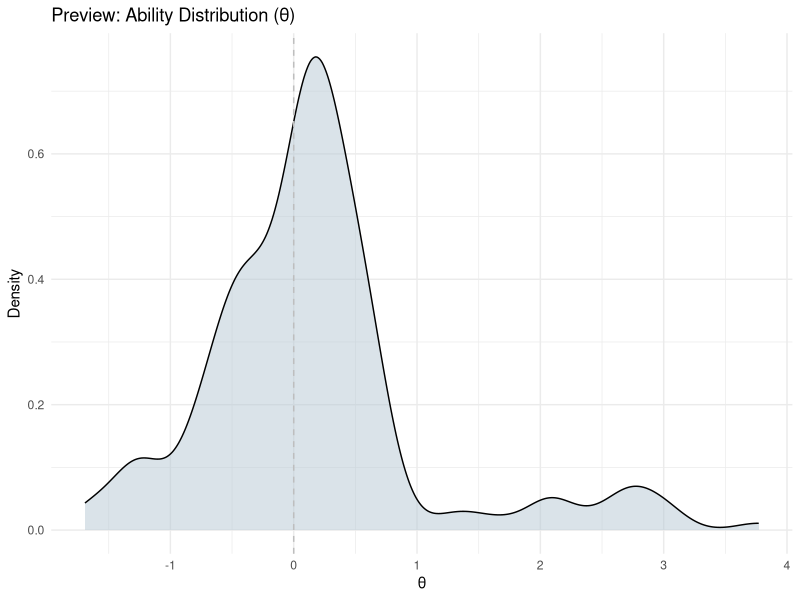
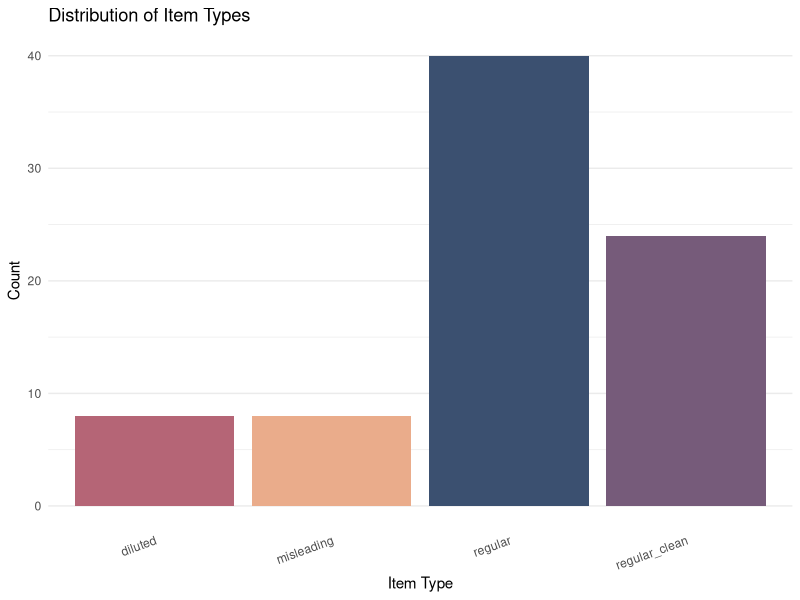
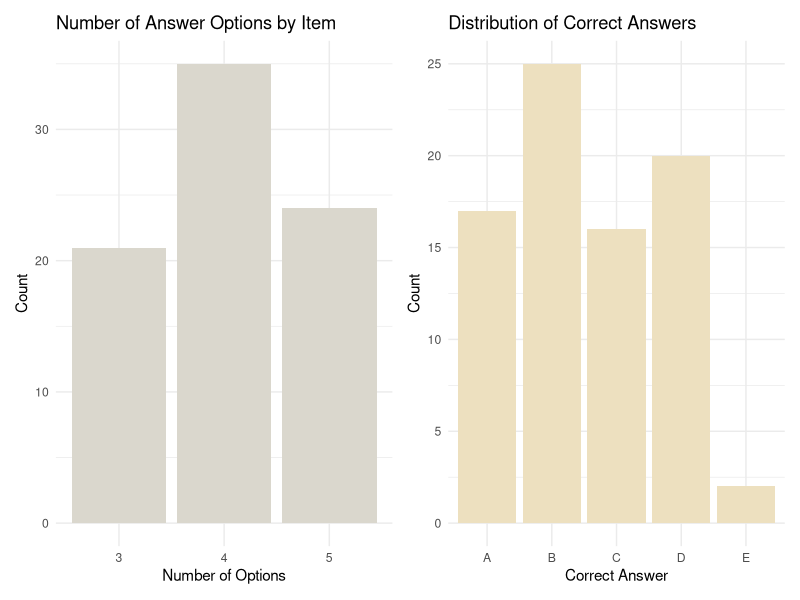
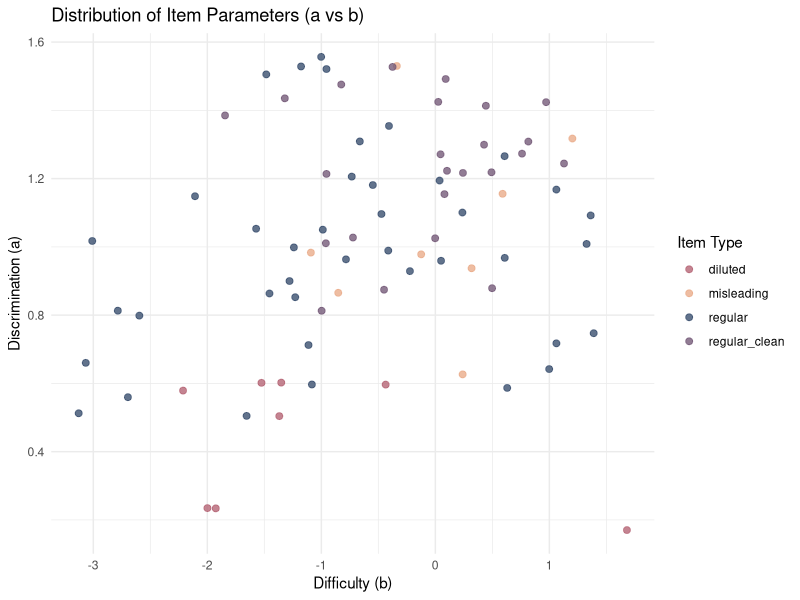
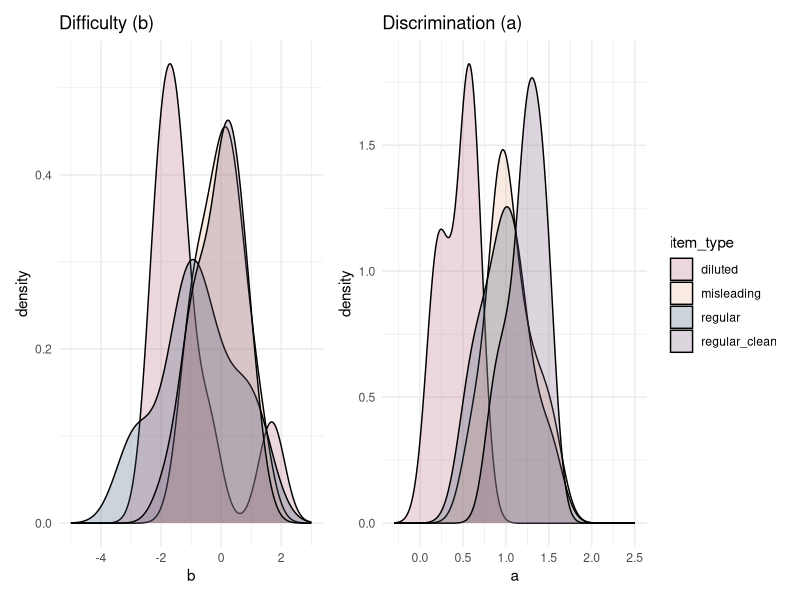
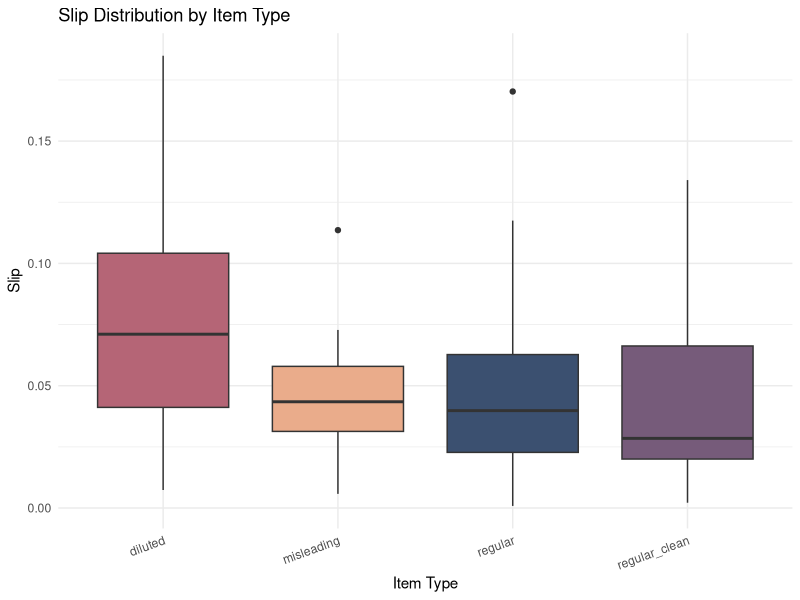
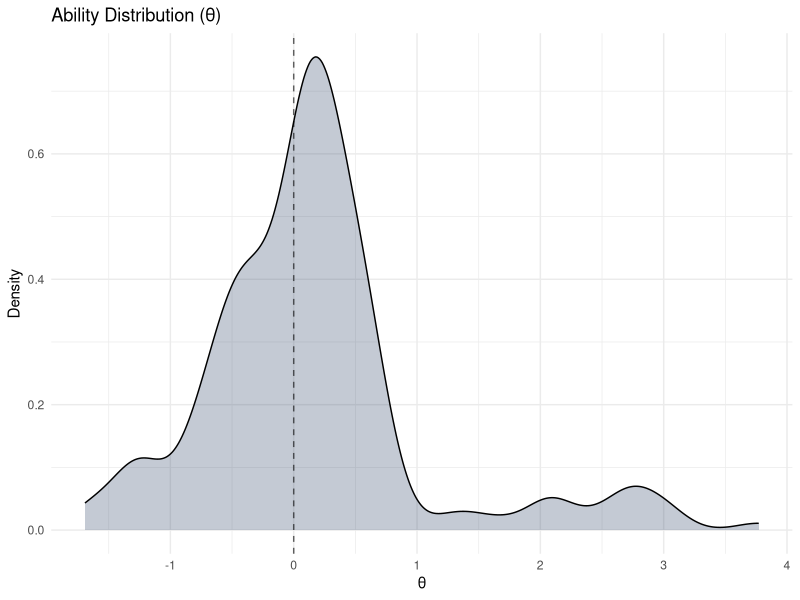
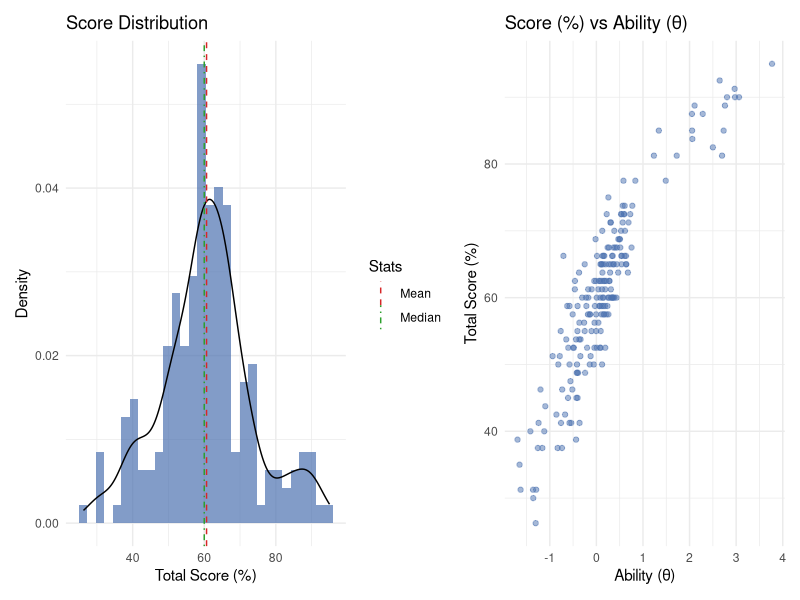

Reproduce these figures in R, in order.
## ---- chunk 1
#| include: false
#| warning: false

library(tidyverse)
library(fs)
library(rlang)
library(patchwork)
library(ggplot2)
## ---- chunk 2
#| include: false

# Seaborn Theme in ggplot2 (whitegrid, pastel)
theme_set(
  theme_minimal() + 
  theme(
    panel.grid.major = element_line(color = "#e0e0e0"),
    panel.grid.minor = element_blank()
  )
)

# Farbpalette 
item_type_colors <- c(
  "regular"       = "#3B5070",
  "regular_clean" = "#765B7A",
  "diluted"       = "#B56576",
  "misleading"    = "#eaac8b"
)
## ---- chunk 3

simulation_config <- function(
    seed = 63111426,
    n_items = 80,
    n_students = 200,
    options = c("A", "B", "C", "D", "E"),
    output_dir = "../data",
    item_type_dist = NULL,
    theta = NULL
) {
  # setting expected item type keys 
  expected <- c("regular", "regular_clean", "diluted", "misleading")
  
  if (is.null(item_type_dist)) {
    dist <- list(
      regular_clean = 0.20,
      diluted       = 0.10,
      misleading    = 0.10,
      regular       = 0.60
    )
  } else {

    unknown <- setdiff(names(item_type_dist), expected)
    if (length(unknown) > 0) {
      stop(paste("item_type_dist contains unknown keys:", paste(sort(unknown), collapse = ", ")))
    }
    
    # 
    if (any(unlist(item_type_dist) < 0)) {
      stop("item_type_dist contains negative values")
    }
    
    dist <- item_type_dist
    total_pre <- sum(unlist(dist))
    
    if (total_pre < 0) {
      stop("item_type_dist must sum to a positive number")
    }
    
    if (total_pre > 1) {
      stop(paste("Item type probabilities sum to", total, "; expected <= 1.0"))
    }
    
    # set regular to rest or missing probalities so that sum of all type probabilities is 1
    if (!"regular" %in% names(dist)) {
      dist$regular <- 1 - total_pre
    }
    
    total <- sum(unlist(dist))
    
    if (!isTRUE(all.equal(total, 1))) {
      dist$regular <- dist$regular + (1 - total)
    }

    # final sum validation
    if (!isTRUE(all.equal(sum(unlist(dist)), 1.0))) {
      stop("Item type probabilities sum to ", sum(unlist(dist)), ", expected 1.0")
    }
  }

    if (!is.null(theta)) {
      if(length(theta) != n_students) {
        stop("Length of theta and intented number of students do not match. Please check.")
      }
    }

  # after checks, return correct objects
  structure(
    list(
      seed = seed,
      n_items = n_items,
      n_students = n_students,
      options = options,
      output_dir = output_dir,
      theta = theta,
      item_type_dist = dist[expected]
    ),
    class = "SimulationConfig"
  )
}


## ---- chunk 4
config <- simulation_config(n_items = 100)
print(config$item_type_dist)
## ---- chunk 5

item_generator <- function(config) {
  set.seed(config$seed)

  # Parameter spezifications
  item_param_specs <- list(
    "regular_clean" = list(b_loc = -0.3, b_scale = 0.6, a_low = 0.8, a_high = 1.7),
    "regular"       = list(b_loc = -0.7, b_scale = 1.2, a_low = 0.5, a_high = 1.6),
    "diluted"       = list(b_loc = -1.1, b_scale = 0.8, a_low = 0.1, a_high = 0.7),
    "misleading"    = list(b_loc = -0.2, b_scale = 0.9, a_low = 0.4, a_high = 1.7)
  )

  distractor_specs <- list(
    "regular_clean" = list(prob = 0.0, bump = 0.0, force_dominant = FALSE),
    "regular"       = list(prob = 0.3, bump = 0.15, force_dominant = FALSE),
    "diluted"       = list(prob = 0.7, bump = 0.30, force_dominant = FALSE),
    "misleading"    = list(prob = 0.95, bump = 0.60, force_dominant = TRUE)
  )

  # Internal support function: Assign item types (largest remainder method)
  assign_item_types <- function() {
    n <- config$n_items
    keys <- c("regular_clean", "diluted", "misleading", "regular")
    
    raw <- sapply(keys, function(k) n * config$item_type_dist[[k]])

    base <- floor(raw)
    remainder <- n - sum(base)
    
    if (remainder > 0) {
      diffs <- sort(raw - base, decreasing = TRUE)
      to_add <- names(diffs)[1:remainder]
      for (k in to_add) base[k] <- base[k] + 1
    }
    types <- rep(names(base), base)
    return(sample(types)) # Shuffle
  }

  # Internal support function: distractor weights
  generate_distractor_weights <- function(distractors, item_type) {
    k <- length(distractors)
    if (k == 0) return(numeric(0))

    weights <- if (k == 1) {
      1.0
    } else if (k == 2) {
      c(0.6, 0.4)
    } else {
      c(0.45, 0.30, rep(0.25 / (k - 2), k - 2))
    }
    weights <- weights / sum(weights)

    spec <- distractor_specs[[item_type]]
    if (runif(1) < spec$prob && k > 1) {
      idx <- sample(1:k, 1)
      weights[idx] <- weights[idx] + spec$bump
      weights <- weights / sum(weights)
      
      if (spec$force_dominant) {
        dom_idx <- which.max(weights)
        weights[dom_idx] <- max(weights[dom_idx], 0.6)
        weights <- weights / sum(weights)
      }
    }
    names(weights) <- distractors
    return(list(weights))
  }

  # Main function: generate items
  generate_items <- function() {
    item_types <- assign_item_types()
    items <- list()
    answer_key <- list()
    
    for (i in seq_along(item_types)) {
      type <- item_types[i]
      id <- paste0("item", i)
      
      num_opts <- sample(c(3, 4, 5), 1, prob = c(0.25, 0.45, 0.30))
      opts <- config$options[1:num_opts]
      correct <- sample(opts, 1)
      distractors <- setdiff(opts, correct)

      spec <- item_param_specs[[type]]
      item <- list(
        item = id,
        item_type = type,
        num_options = num_opts,
        correct_answer = correct,
        a_param = runif(1, spec$a_low, spec$a_high),
        b_param = rnorm(1, spec$b_loc, spec$b_scale),
        slip = rbeta(1, 1.5, 30),
        distractors = list(distractors),
        distractor_weights = generate_distractor_weights(distractors, type)
      )
      items[[id]] <- item
      answer_key[[id]] <- correct
    }
    return(list(items = items, answer_key = answer_key))
  }

  return(list(generate_items = generate_items))
}
## ---- chunk 6
response_simulator <- function(config) {
  set.seed(config$seed)

  # Main function
  simulate_responses <- function(items, n_students) {
  # Generate abilities and characteristics
    data <- generate_student_abilities(config, n_students)
    theta <- data$theta
    traits <- data$traits
    n_items <- length(items)
    item_ids <- sapply(items, function(x) x$item)
    answer_mat <- matrix(NA, nrow = n_students, ncol = n_items, 
                         dimnames = list(NULL, item_ids))
    score_mat  <- matrix(NA, nrow = n_students, ncol = n_items, 
                         dimnames = list(NULL, item_ids))

    for (i in seq_along(items)) {
      item <- items[[i]]
      item_id <- item$item
      responses <- simulate_item_responses(item, theta, traits)
      answer_mat[, item_id] <- responses$answers
      score_mat[, item_id]  <- responses$scores
    }

    scored_responses <- as_tibble(score_mat) %>%
      mutate(
        score = rowSums(score_mat),
        score_pct = round((score / n_items) * 100, 2)
      )

    testtakers <- as_tibble(traits) %>%
      mutate(theta_true = theta) %>%
      relocate(theta_true) %>% 
      bind_cols(scored_responses %>% select(score, score_pct))

    return(list(
      answer_matrix = as_tibble(answer_mat),
      scored_responses = scored_responses,
      testtakers = testtakers
      ))
  }

  # Internal support function
  generate_student_abilities <- function(config, n_students) {
    # Ability (Theta)
    if (!is.null(config$theta)) {
      theta <- as.numeric(config$theta)
      if (length(theta) != n_students) stop("Provided theta array must match n_students.")
    } else {
      # theta default values
      theta_main <- rbeta(n_students, 8, 2) * 6 - 4
      theta_elite <- rnorm(n_students, 2.6, 0.4)
      mix <- runif(n_students) < 0.03
      theta <- ifelse(mix, theta_elite, theta_main)
    }
  
    # Top performers Identification
    top_mask <- theta > quantile(theta, 0.88)
  
    # Behavioral Traits
    traits <- list(
      carelessness = pmin(pmax(rbeta(n_students, 2, 12) * 0.10, 0.0), 0.08),
      guessiness   = pmin(pmax(rbeta(n_students, 2, 9) * 0.40, 0.00), 0.28),
      testwiseness = rnorm(n_students, -0.20, 0.20)
    )

    # Ability-dependent testwiseness
    base_tw <- rnorm(n_students, 0.10, 0.20)
    severity <- pmax(1.0 - theta, 0.0)
    if (max(severity) > 0) {
      severity <- 0.7 * (severity / max(severity)) + 0.3
    }
    traits$testwiseness <- base_tw - severity

    # Adjust traits for top performers
    traits$carelessness[top_mask] <- traits$carelessness[top_mask] * 0.85
    #traits$guessiness[top_mask]   <- traits$guessiness[top_mask] * 0.85

    return(list(theta = theta, traits = traits))
  }

  # Internal support function
  simulate_item_responses <- function(item, theta, traits) {
    n_students <- length(theta)
    a <- item$a_param
    b <- item$b_param
    slip <- item$slip
    correct <- item$correct_answer
    distractors <- item$distractors[[1]]
    weights <- item$distractor_weights[[1]]

    answers <- character(n_students)
    scores <- numeric(n_students)

    p_know <- 1 / (1 + exp(-a * (theta - b)))
    p_know <- pmin(pmax(p_know + rnorm(n_students, 0, 0.05), 0), 1)
  
    # Special handling misleading
    if (item$item_type == "misleading") {
      theta_adj <- theta + rnorm(n_students, 0, 0.4)
      p_know <- 1 / (1 + exp(-a * (theta_adj - b)))
    }

    dominant_distractor <- if (length(weights) > 0) names(which.max(weights)) else distractors[1]

    for (i in 1:n_students) {
      knows <- runif(1) < p_know[i]
      
      # Carelessness
      if (knows && runif(1) < traits$carelessness[i]) {
        answers[i] <- choose_incorrect(correct, distractors, weights)
        scores[i] <- 0
        next
      }

      # Misleading Trap
      if (item$item_type == "misleading") {
        in_trap_band <- theta[i] < -0.5
        if (in_trap_band && !knows) {
          if (runif(1) < 0.85) {
            answers[i] <- dominant_distractor
            scores[i] <- 0
            next
          }
        }
      }

      # Knows answer (incl. slip)
      if (knows) {
        if (runif(1) < slip) {
          answers[i] <- choose_incorrect(correct, distractors, weights)
          scores[i] <- 0
        } else {
          answers[i] <- correct
          scores[i] <- 1
        }
        next
      }
  
      # Does not know (Guessing / Testwiseness)
      # Testwiseness (Middle option bias)
      if (traits$testwiseness[i] < -0.05 && length(distractors) > 1) {
        middle_option <- distractors[floor(length(distractors)/2) + 1]
        if (runif(1) < 0.60) {
          answers[i] <- middle_option
          scores[i] <- ifelse(answers[i] == correct, 1, 0)
          next
        }
      }

      # Guessiness bias
      if (runif(1) < traits$guessiness[i]) {
        n_options <- length(distractors) + 1
        if (runif(1) < (1/n_options)) {
          answers[i] <- correct
        } else {
          answers[i] <- sample(distractors, 1)
        }
        scores[i] <- ifelse(answers[i] == correct, 1, 0)
        next
      }

      # Fallback
      all_opts <- c(correct, distractors)
      answers[i] <- sample(all_opts, 1)
      scores[i] <- ifelse(answers[i] == correct, 1, 0)
    }

    return(list(answers = answers, scores = scores))
  }

  # Internal support function
  choose_incorrect <- function(correct, distractors, weights) {
    if (length(distractors) == 0) return(correct)
    if (length(weights) == 0) return(sample(distractors, 1))

    return(sample(names(weights), 1, prob = weights))
  }

  return(list(simulate_responses = simulate_responses))
}
## ---- chunk 7
run_simulation <- function(config = NULL) {

  if(is.null(config)){
    config <- simulation_config() 
  }

  if (!dir.exists(config$output_dir)) {
    dir.create(config$output_dir, recursive = TRUE)
  }
  
  # initialize components
  item_gen <- item_generator(config)
  resp_sim <- response_simulator(config)
  
  message("Generating test items...")
  gen_data <- item_gen$generate_items()
  items <- gen_data$items
  item_metadata <- bind_rows(items)

  message(paste("Simulating responses for", config$n_students, "students..."))
  sim_output <- resp_sim$simulate_responses(items, config$n_students)
  
  results <- list(
    answer_matrix    = sim_output$answer_matrix,
    item_metadata    = item_metadata,
    scored_responses = sim_output$scored_responses,
    testtakers       = sim_output$testtakers
  )

  message(paste("Saving results to", config$output_dir, "..."))

  for (name in names(results)) {
    df <- results[[name]]
    base_path <- file.path(config$output_dir, name)
    
    write_csv(df, paste0(base_path, "_R.csv"))
    saveRDS(df, paste0(base_path, ".rds"))
  }

  class(results) <- "SimulationResults"

  return(results)
}

## ---- chunk 8
n_items <- 80   # Total number of items in the exam

# Proportions of special item types
regular_clean <- 0.30   # High-quality items with clean distractors
misleading    <- 0.10   # Items with attractive traps or cues
diluted       <- 0.10   # Weak or unfocused items with low discrimination

# The remaining proportion (1 - sum above) becomes "regular" items automatically
## ---- chunk 9
#| results: 'asis'
#| echo: false
# --- Ability Construction & Preview ---

# Choose your parameters here
seed <- 63111426
#seed <- 42
n_students <- 200


# Main population (right-skewed Beta distribution)
beta_a <- 7      # Shape parameter α: higher values push mass toward the right (more good students)
beta_b <- 2      # Shape parameter β: lower values keep the distribution skewed (few low-ability students)
scale <- 4       # Stretch factor: controls the overall width of the ability range
shift <- -3.2    # Shift factor: moves the center of the distribution left/right on the θ scale

# Elite tail (small group of very strong students)
elite_mean <- 2.5       # Average ability level of elite students (controls how "excellent" they are)
elite_sd <- 1            # Spread of elite abilities (tight cluster vs. more variation)
elite_fraction <- 0.1  # Proportion of students drawn from the elite tail (e.g., 3% very strong students)


# Generate
set.seed(seed)
theta_main  <- rbeta(n_students, beta_a, beta_b) * scale + shift
theta_elite <- rnorm(n_students, mean = elite_mean, sd = elite_sd)
mix         <- runif(n_students) < elite_fraction

theta_preview <- ifelse(mix, theta_elite, theta_main)

pl <- ggplot(data.frame(theta = theta_preview), aes(x = theta)) +
  geom_density(fill = "#b5c7d3", alpha = 0.5) + # Pastel-Farbe ähnlich Seaborn
  geom_vline(xintercept = 0, linetype = "dashed", color = "gray") +
  labs(
    title = "Preview: Ability Distribution (θ)",
    x = "θ",
    y = "Density"
  ) +
  theme_minimal()

show(pl)

cat(sprintf("\n\nmin=%.2f, max=%.2f, mean=%.2f\n", 
            min(theta_preview), max(theta_preview), mean(theta_preview)))

cat(sprintf("\nStudents above 2.5: %d\n", sum(theta_preview > 2.5)))

## ---- chunk 10
# Config and run the simulation
config <- simulation_config(
    seed = seed,
    n_items = n_items,
    n_students = n_students,
    output_dir = "../data/simulation_results",
    item_type_dist = list(
        "regular_clean" = regular_clean,
        "misleading"    = misleading,
        "diluted"       = diluted
    ),
   theta = theta_preview
)

results <- run_simulation(config)
## ---- chunk 11
#| echo: false
cat("Sample of generated data:")
cat("Answer matrix (first 5 students, first 5 items):")

print(results$answer_matrix[1:5, 1:5])

cat("Item metadata (first 5 items):")

print(head(results$item_metadata, 5))

cat("Test-taker scores (first 5 students):")

print(head(results$testtakers[, c("theta_true", "carelessness", "score")], 5))
## ---- chunk 12
#| echo: false


print_summary_statistics <- function(results) {
  testtakers <- results$testtakers
  item_metadata <- results$item_metadata
  scored_responses <- results$scored_responses
  
  cat("=== Test-Taker Summary ===\n")
  cat(sprintf("Number of students: %d\n", nrow(testtakers)))
  cat(sprintf("Mean score (%%): %.1f ± %.1f\n", 
              mean(testtakers$score_pct), sd(testtakers$score_pct)))
  cat(sprintf("Score range (%%): %.1f - %.1f\n", 
              min(testtakers$score_pct), max(testtakers$score_pct)))
  cat(sprintf("Mean ability (theta): %.3f ± %.3f\n", 
              mean(testtakers$theta_true), sd(testtakers$theta_true)))
  
  cat("\n=== Item Analysis ===\n")
  cat(sprintf("Number of items: %d\n", nrow(item_metadata)))
  cat(sprintf("Mean difficulty (b): %.3f ± %.3f\n", 
              mean(item_metadata$b_param), sd(item_metadata$b_param)))
  cat(sprintf("Mean discrimination (a): %.3f ± %.3f\n", 
              mean(item_metadata$a_param), sd(item_metadata$a_param)))
  
  cat("\nItem Type Distribution:\n")
  # table() entspricht value_counts()
  print(table(item_metadata$item_type))
  
  # Item-Total Korrelation berechnen
  # Wir entfernen die Summen-Spalten (score, score_pct)
  item_scores <- scored_responses %>% select(-score, -score_pct)
  total_scores <- scored_responses$score
  
  # cor() berechnet die Korrelation zwischen Matrix-Spalten und einem Vektor
  item_total_corrs <- cor(item_scores, total_scores)
  
  cat(sprintf("\nMean item-total correlation: %.3f\n", mean(item_total_corrs)))
}

# Aufruf der Funktion
print_summary_statistics(results)

## ---- chunk 13

# 1. Distribution of Item Types
plot_item_type_distribution <- function(item_metadata) {
  ggplot(item_metadata, aes(x = item_type, fill = item_type)) +
    geom_bar() +
    scale_fill_manual(values = item_type_colors) +
    labs(title = "Distribution of Item Types", x = "Item Type", y = "Count") +
    theme_minimal() +
    theme(axis.text.x = element_text(angle = 20, vjust = 1, hjust = 1),
          legend.position = "none",
          panel.grid.major.x = element_blank())
}

# 2. Answer Options and Correct Answers
plot_answer_options <- function(item_metadata) {
  # Falls num_options fehlt, berechnen (Länge distractors + 1)
  if (!"num_options" %in% names(item_metadata)) {
    item_metadata$num_options <- sapply(item_metadata$distractors, length) + 1
  }

  p1 <- ggplot(item_metadata, aes(x = factor(num_options))) +
    geom_bar(fill = "#dad7cd") +
    labs(title = "Number of Answer Options by Item", x = "Number of Options", y = "Count") +
    theme_minimal()

  p2 <- ggplot(item_metadata, aes(x = factor(correct_answer, levels = c("A", "B", "C", "D", "E")))) +
    geom_bar(fill = "#ede0bf") +
    labs(title = "Distribution of Correct Answers", x = "Correct Answer", y = "Count") +
    theme_minimal()

  p1 + p2 # Patchwork kombiniert diese zu 1x2 Subplots
}

# 3. Item Parameters Scatter (a vs b)
plot_item_parameters_scatter <- function(item_metadata) {
  ggplot(item_metadata, aes(x = b_param, y = a_param, color = item_type)) +
    geom_point(size = 2, alpha = 0.8) +
    scale_color_manual(values = item_type_colors) +
    labs(title = "Distribution of Item Parameters (a vs b)", 
         x = "Difficulty (b)", y = "Discrimination (a)", color = "Item Type") +
    theme_minimal()
}

# 4. Parameter Distributions (KDE)
plot_parameter_distributions <- function(item_metadata) {
  p1 <- ggplot(item_metadata, aes(x = b_param, fill = item_type)) +
    geom_density( bw = "nrd", trim = FALSE, alpha = 0.25) +
    #geom_density(aes(y = after_stat(density * n / sum(n))), bw = "nrd", trim = FALSE, alpha = 0.25) +
    scale_fill_manual(values = item_type_colors) +
    labs(title = "Difficulty (b)", x = "b") +
    theme_minimal() + theme(legend.position = "none") +
    lims(x=c(-5, 3))

  p2 <- ggplot(item_metadata, aes(x = a_param, fill = item_type)) +
    geom_density(alpha = 0.25, bw = "nrd") +
    scale_fill_manual(values = item_type_colors) +
    labs(title = "Discrimination (a)", x = "a") +
    theme_minimal() +
    lims(x=c(-0.3, 2.5))

  p1 + p2
}

# 5. Slip Distribution (Boxplot)
plot_slip_distribution <- function(item_metadata) {
  ggplot(item_metadata, aes(x = item_type, y = slip, fill = item_type)) +
    geom_boxplot(linewidth = 0.5) +
    scale_fill_manual(values = item_type_colors) +
    labs(title = "Slip Distribution by Item Type", x = "Item Type", y = "Slip") +
    theme_minimal() +
    theme(axis.text.x = element_text(angle = 20, vjust = 1, hjust = 1),
          legend.position = "none")
}

# 6. Ability Distribution (Theta)
plot_ability_distribution <- function(testtakers) {
  ggplot(testtakers, aes(x = theta_true)) +
    geom_density(fill = "#3B5070", alpha = 0.3) +
    geom_vline(xintercept = 0, linetype = "dashed", alpha = 0.6) +
    labs(title = "Ability Distribution (θ)", x = "θ", y = "Density") +
    theme_minimal()
}

# 7. Score Analysis (Hist + Scatter)
plot_score_analysis <- function(testtakers) {
  mean_val <- mean(testtakers$score_pct)
  med_val <- median(testtakers$score_pct)

  p1 <- ggplot(testtakers, aes(x = score_pct)) +
    geom_histogram(aes(y = after_stat(density)), fill = "#4C72B0", bins = 30, alpha = 0.7) +
    geom_density(color = "black") +
    geom_vline(aes(xintercept = mean_val, color = "Mean"), linetype = "dashed") +
    geom_vline(aes(xintercept = med_val, color = "Median"), linetype = "dotdash") +
    scale_color_manual(name = "Stats", values = c(Mean = "#D62728", Median = "#2CA02C")) +
    labs(title = "Score Distribution", x = "Total Score (%)", y = "Density") +
    theme_minimal()

  p2 <- ggplot(testtakers, aes(x = theta_true, y = score_pct)) +
    geom_point(color = "#4C72B0", alpha = 0.5) +
    labs(title = "Score (%) vs Ability (θ)", x = "Ability (θ)", y = "Total Score (%)") +
    theme_minimal()

  p1 + p2
}

## ---- chunk 14
#| echo: false
#| warning: false

item_metadata = results$item_metadata
testtakers = results$testtakers

# Generate all visualizations
"Generating visualizations...\n"

cat("1. Item Type Distribution")
plot_item_type_distribution(item_metadata)

cat("2. Answer Options Analysis")
plot_answer_options(item_metadata)

cat("3. Item Parameters Scatter Plot")
plot_item_parameters_scatter(item_metadata)

cat("4. Parameter Distributions")
plot_parameter_distributions(item_metadata)

cat("5. Slip Parameter Distribution")
plot_slip_distribution(item_metadata)

cat("6. Ability Distribution")
plot_ability_distribution(testtakers)

cat("7. Score Analysis")
plot_score_analysis(testtakers)

cat("Visualization complete!")
## ---- chunk 15
#| 
results$answer_matrix
